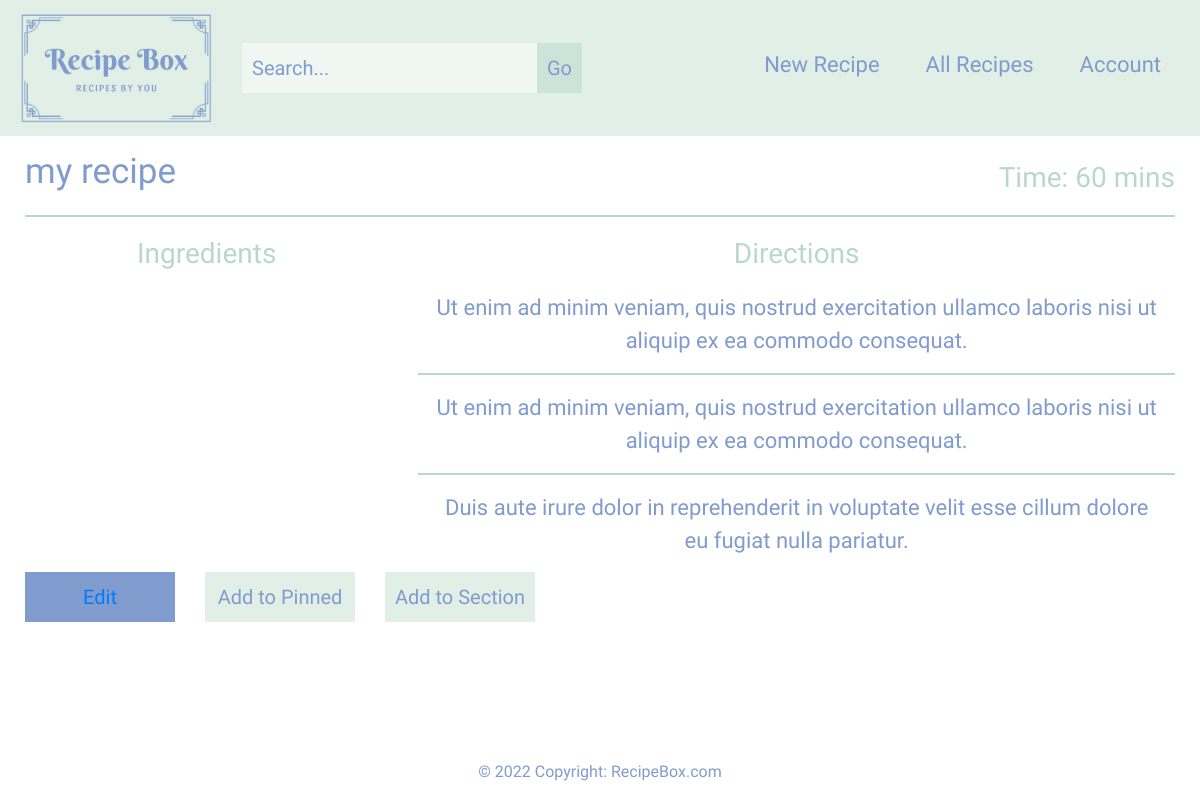
The app's page /recipe/my recipe/ (signed in), older data.
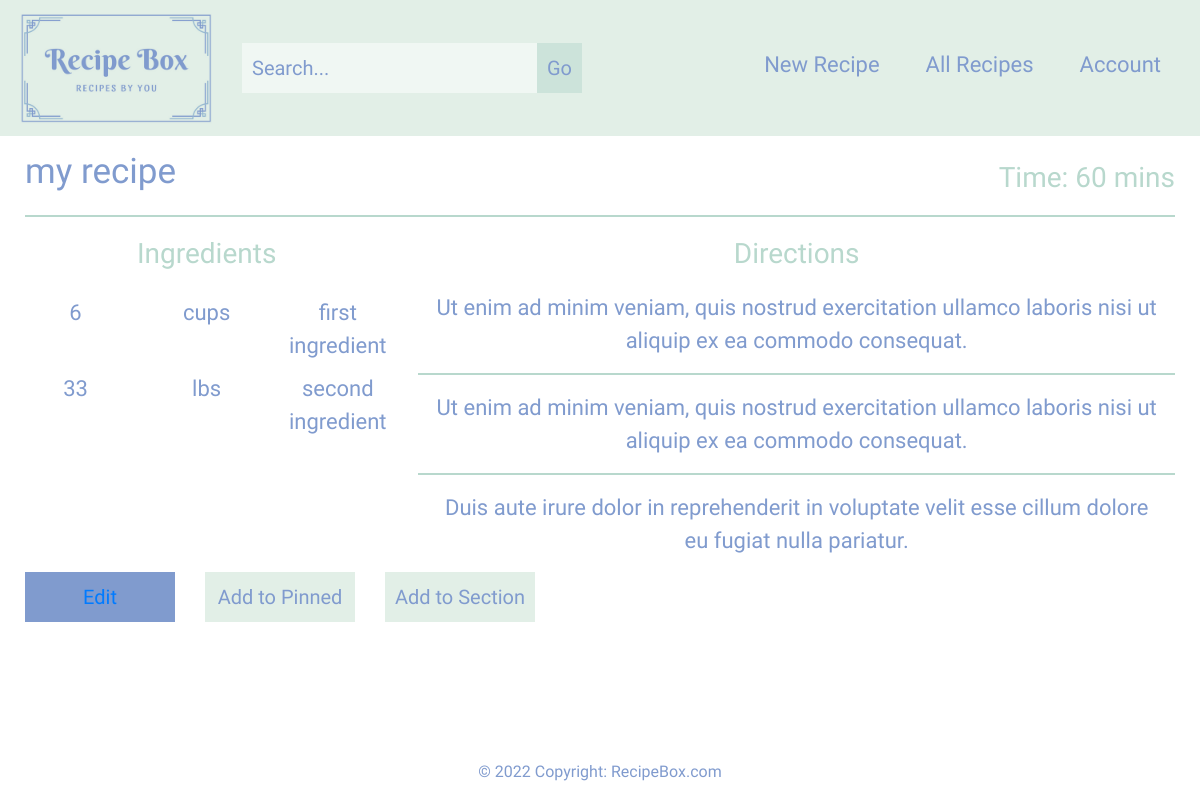
The same page, newer data.
### base/models.py (models this page shows, shortened)
class Recipe(models.Model):
    user = models.ForeignKey(settings.AUTH_USER_MODEL, on_delete=models.CASCADE)
    name = models.CharField(max_length = 150)
    slug = models.SlugField(blank=True, null=True)
    time_to_make = models.CharField(max_length = 25, default=0)
    timestamp = models.DateTimeField(auto_now_add=True)
    updated = models.DateTimeField(auto_now=True)
    section = models.ForeignKey(Section, related_name='recipes', on_delete=models.PROTECT, null=True)
    pinned = models.BooleanField(default=False)
    class Meta:
        verbose_name = ('Recipe')
        verbose_name_plural = ('Recipes')
    def get_ingredients_children(self):
        return self.ingredient_set.all()
    '''
    def __str__(self):
        return self.name

    def save(self, *args, **kwargs):
        if self.slug is None:
            self.slug = slugify(self.name)
        super().save(*args, **kwargs)
    '''
    def get_edit_url(self):
        return reverse("edit_recipe", kwargs={"title": self.name})

class Ingredient(models.Model):
    recipe = models.ForeignKey(Recipe, on_delete=models.CASCADE)
    name = models.CharField(max_length = 100)
    quantity = models.CharField(max_length = 50)
    unit = models.CharField(max_length = 50)
    class Meta:
        verbose_name = ('Ingredient')
        verbose_name_plural = ('Ingredients')
    '''
    def __str__(self):
        return self.name
    '''

### base/views.py (the view)
# urls.py: path("recipe/<str:title>/", views.individual_recipe, name="individual_recipe"),
@login_required
def individual_recipe(request, title=None, *args, **kwargs):
    recipe_obj = None
    if title is not None:
        recipe_obj = get_object_or_404(Recipe, name=title, user=request.user)
        if recipe_obj.pinned == True:
            is_pinned = True
        else:
            is_pinned = ''
        if "pinnedbtn" in request.POST:
            recipe_obj.pinned = True
            recipe_obj.save(update_fields=["pinned"])
            is_pinned = True
        if "unpinnedbtn" in request.POST:
            recipe_obj.pinned = False
            recipe_obj.save(update_fields=["pinned"])
            is_pinned = ''
    context = {
        "recipe_obj": recipe_obj,
        "is_pinned" : is_pinned
    }
    return render(request, "individual_recipe.html", context)

### templates/individual_recipe.html (shortened to what this page needs)
{% extends "base.html" %}
{% block page_content %}
<section id="recipe">
    <div class="row recipe-top">
        <p id="recipe-title">{{ recipe_obj.name }}</p>
        <p id="recipe-time">Time: {{ recipe_obj.time_to_make }} mins</p>
    </div>
    <hr>
    <div class="row recipe-middle">
        <div class="col-sm-4 recipe-left">
            <p>Ingredients</p>
            <div class="row ingredient-row">
                {% for ingredient in recipe_obj.get_ingredients_children %}
                <div class="col-sm-4 mini-left">{{ ingredient.quantity }}</div>
                <div class="col-sm-4 mini-left">{{ ingredient.unit }}</div>
                <div class="col-sm-4 mini-left">{{ ingredient.name }}</div>
                {% endfor %}
            </div>
        </div>
        <div class="col-sm-8 recipe-left">
            <p>Directions</p>
            <div class="col-sm-12 mini-right">Ut enim ad minim veniam, quis nostrud exercitation ullamco laboris nisi ut aliquip ex ea commodo consequat.</div>
            <hr>
            <div class="col-sm-12 mini-right">Ut enim ad minim veniam, quis nostrud exercitation ullamco laboris nisi ut aliquip ex ea commodo consequat. </div>
            <hr>
            <div class="col-sm-12 mini-right">Duis aute irure dolor in reprehenderit in voluptate velit esse cillum dolore eu fugiat nulla pariatur. </div>
        </div>
    </div>
    <div class="row recipe-bottom">
        <button type="submit" class="blue-btn">{% if recipe_obj.get_edit_url %}<a href="{{ recipe_obj.get_edit_url }}">Edit</a>{% endif %}</button>
        {% if is_pinned %}
            <form method="post">
                {% csrf_token %}
                <button type="submit" class="green-btn" name="unpinnedbtn">Unpin</button>
            </form>
        {% else %}
            <form method="post">
                <button type="submit" class="green-btn" name="pinnedbtn">Add to Pinned</button>
            </form>
        {% endif %}
        <button type="submit" class="green-btn">Add to Section</button>
    </div>
</section>
{% endblock %}

### templates/base.html (shortened to what this page needs)
{% load static %}
<!doctype html>
<html lang="en">
  <head>
    <link rel="stylesheet" href="https://cdn.jsdelivr.net/npm/bootstrap@4.1.3/dist/css/bootstrap.min.css">
    <link rel="stylesheet" type="text/css" href="{% static 'styles/style.css' %}">
  </head>
  <body>
  <nav class="navbar navbar-expand-lg container-fluid justify-content-between py-md-2">
    <a class="navbar-brand" href="/">
      <img src="{% static 'img/logo.png' %}" width="200" height="120">
    </a>
    <div class="collapse navbar-collapse menu" id="main-navigation">
      <form class="form-inline searchbar mr-auto" method="get" action="{% url 'search_results' %}" >
        <input name="search" type="search" placeholder="Search..." aria-label="Search">
        <button type="submit">Go</button>
      </form>
      <ul class="navbar-nav">
            <li class="nav-item py-md-2">
              <a class="nav-link" href="/recipe">New Recipe</a>
            </li>
            <li class="nav-item py-md-2">
              <a class="nav-link" href="/all_recipes">All Recipes</a>
            </li>
            <li class="nav-item py-md-2">
              <a class="nav-link" href="/account">Account</a>
            </li>
        </ul>
    </div>
</nav>
  <div class="container-fluid page-content">
    {% block page_content %}{% endblock %}
  </div>
<footer class="page-footer font-small">
  <div class="footer-copyright">© 2022 Copyright:
    <a class="web-link" href="/"> RecipeBox.com</a>
  </div>
</footer>
  </body>
</html>

### static/styles/style.css (style rules this page uses)
body, #landing { padding: 0; margin: 0; background: #ffff; font-family: 'Sansita', sans-serif; position: relative; min-height: 100vh; }
.page-content { padding-bottom: 2.5rem; }
button, button:active, button:focus { outline: none; }
.navbar { background: #e2efe7; margin: 0; padding: 8; }
.navbar-brand { padding: 0; }
.nav-link { height: 50px; font-size: 22px; padding: 5px; margin-left: 15px; margin-right: 15px; }
.nav-link, .navbar button { color: #809bce; }
.navbar button { height: 50px; font-size: 20px; padding: 10px; cursor: pointer; background: rgba(184, 216, 205, 0.5); }
.menu input[type=search], .navbar button { border: none; outline: none; }
.menu input[type=search] { background: rgba(255, 255, 255, 0.5); padding: 10px; }
.searchbar { margin: 10px; }
.navbar-collapse { justify-content: flex-end; }
footer { position: absolute; bottom: 0; height: 2.5rem; width: 100%; text-align: center; color: #809bce; }
.web-link:link { text-decoration: none; }
.web-link { color: #809bce; }
#recipe { padding: 10px; }
.recipe-top { display: flex; justify-content: space-between; align-items: flex-end; }
#recipe-title { margin: 0; margin-left: 15px; font-size: 35px; }
#recipe-title, .mini-left, .mini-right { color: #809bce; }
#recipe-time, .recipe-left, .recipe-right { color: #b8d8cd; font-size: 28px; }
#recipe-time { margin: 0; margin-right: 15px; }
hr { background-color: #b8d8cd; height: 2px; border: none; }
.recipe-left, .recipe-right { text-align: center; }
.mini-left { padding: 5px; }
.mini-left, .mini-right { font-size: 22px; }
button, button[type=submit] { border: none; outline: none; cursor: pointer; }
.blue-btn { color: #ffff; background-color: #809bce; }
.green-btn { color: #809bce; background-color: #e2efe7; }
.blue-btn, .green-btn { height: 50px; width: 150px; margin: 15px; font-size: 20px; }

Row changes from the older to the newer data that the page shows:
added Ingredient: quantity "6", unit "cups", name "first ingredient"
added Ingredient: quantity "33", unit "lbs", name "second ingredient"
